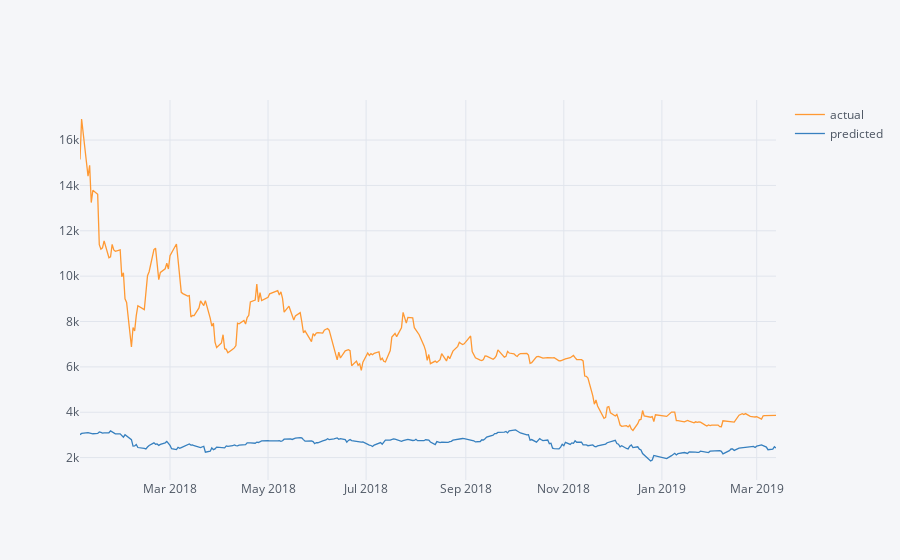

The cell this chart's notebook holds for it:
### Markdown cell above
# 実際のBTC_USDと予測結果（2018-01-04から2019-03-13まで）

### Code cell
pd.DataFrame({
    "actual": test_y["close_btc"],
    "predicted": model.predict(test_x).reshape(1, -1)[0]
}).iplot()

### Figure 1 — Plotly figure (JSON) as saved in the notebook; plotly's stock layout.template omitted (floating-point values rounded to 4 significant figures; data arrays with more than 128 entries replaced by an {"elided": "..."} marker saying what was removed)
{"data": [{"line": {"color": "rgba(255, 153, 51, 1.0)", "dash": "solid", "shape": "linear", "width": 1.3}, "mode": "lines", "name": "actual", "text": "", "type": "scatter", "uid": "d847697a-0aa9-4df0-9358-ad6b2eaf9e2a", "x": {"elided": "293 str values"}, "y": {"elided": "293 float values"}}, {"line": {"color": "rgba(55, 128, 191, 1.0)", "dash": "solid", "shape": "linear", "width": 1.3}, "mode": "lines", "name": "predicted", "text": "", "type": "scatter", "uid": "91c7f0b3-976b-4014-b69a-dde33b42b0ca", "x": {"elided": "293 str values"}, "y": {"elided": "293 float values"}}], "layout": {"autosize": true, "legend": {"bgcolor": "#F5F6F9", "font": {"color": "#4D5663"}}, "paper_bgcolor": "#F5F6F9", "plot_bgcolor": "#F5F6F9", "title": {"font": {"color": "#4D5663"}}, "xaxis": {"autorange": true, "gridcolor": "#E1E5ED", "range": ["2018-01-04", "2019-03-13"], "showgrid": true, "tickfont": {"color": "#4D5663"}, "title": {"font": {"color": "#4D5663"}, "text": ""}, "type": "date", "zerolinecolor": "#E1E5ED"}, "yaxis": {"autorange": true, "gridcolor": "#E1E5ED", "range": [1012.0, 17770.0], "showgrid": true, "tickfont": {"color": "#4D5663"}, "title": {"font": {"color": "#4D5663"}, "text": ""}, "type": "linear", "zerolinecolor": "#E1E5ED"}}}
